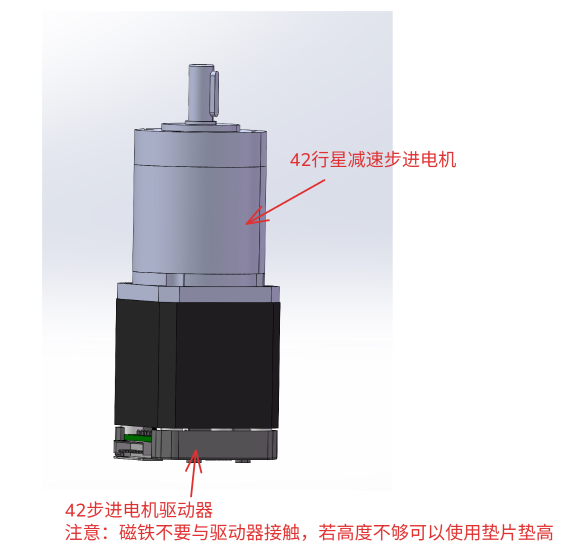
#> input picture 4. Other/Images/install_01.jpg, 1167 x 1118 px, given as the content of the folder ./image, which was not available (shown at 1/2 size)
$ python img_process.py
#> lines starting #> are read from the running program, lines starting #| are printed output that depends on the picture; pictures that were not available may be replaced by others from this repository, and a replacement may not be noted
import cv2
import os
import glob
import argparse

def resize_and_pad_images(input_folder="./image", output_folder="./processed_images", target_size=(640, 640)):
    """
    将指定文件夹中的所有图片调整为指定大小，使用黑色填充以保持宽高比

    参数:
    input_folder: 输入图片文件夹路径
    output_folder: 输出图片文件夹路径
    target_size: 目标尺寸 (宽, 高)
    """
#> called with input_folder = './image', output_folder = './processed_images', target_size = (640, 640)

    # 创建输出文件夹（如果不存在）
    if not os.path.exists(output_folder):
        os.makedirs(output_folder)

    # 支持的图片格式
    extensions = ['*.jpg', '*.jpeg', '*.png', '*.bmp', '*.tiff']

    # 获取所有图片文件
    image_files = []
    for extension in extensions:
        image_files.extend(glob.glob(os.path.join(input_folder, extension)))
        image_files.extend(glob.glob(os.path.join(input_folder, extension.upper())))

    if not image_files:
        print(f"在 {input_folder} 文件夹中没有找到图片文件")
        return

    print(f"找到 {len(image_files)} 个图片文件")

    # 处理每个图片文件
    for i, image_path in enumerate(image_files):
        try:
            # 读取图片
            img = cv2.imread(image_path)
#> img is the input picture: shape (1118, 1167, 3); mean B, G, R 224.6, 220.8, 222.5
            if img is None:
                print(f"无法读取图片: {image_path}")
                continue

            # 获取原始尺寸
            original_height, original_width = img.shape[:2]
#> original_height = 1118; original_width = 1167

            # 计算缩放比例，保持宽高比
            scale = min(target_size[0] / original_width, target_size[1] / original_height)
#> scale = 0.548

            # 计算新尺寸
            new_width = int(original_width * scale)
#> new_width = 640
            new_height = int(original_height * scale)
#> new_height = 613

            # 调整图片大小
            resized_img = cv2.resize(img, (new_width, new_height), interpolation=cv2.INTER_AREA)
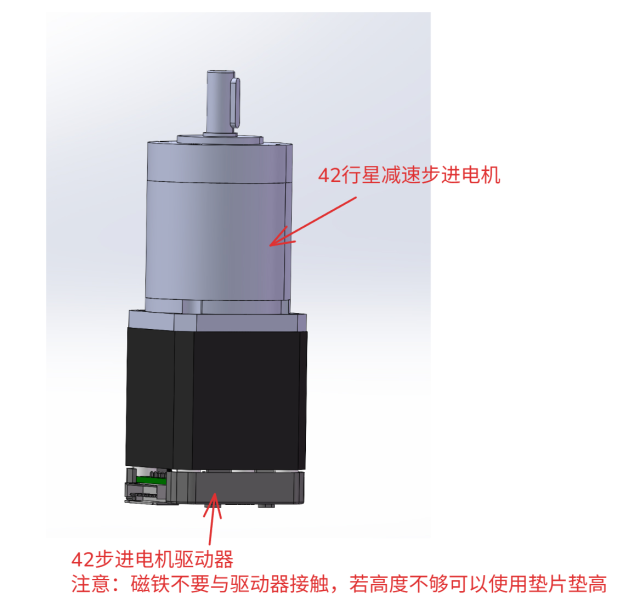
#> resized_img: shape (613, 640, 3); mean B, G, R 224.6, 220.8, 222.5

            # 创建黑色背景图片
            padded_img = cv2.resize(img, target_size, interpolation=cv2.INTER_AREA)
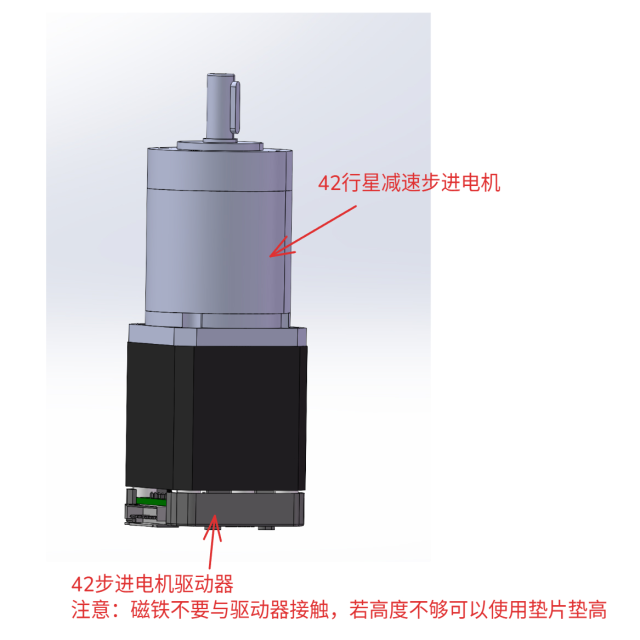
#> padded_img: shape (640, 640, 3); mean B, G, R 224.6, 220.8, 222.5
            padded_img[:] = (0, 0, 0)  # 黑色填充
#> padded_img: shape (640, 640, 3); every value is 0

            # 计算在黑色背景上的位置（居中）
            x_offset = (target_size[0] - new_width) // 2
#> x_offset = 0
            y_offset = (target_size[1] - new_height) // 2
#> y_offset = 13

            # 将调整大小后的图片放在黑色背景上
            padded_img[y_offset:y_offset+new_height, x_offset:x_offset+new_width] = resized_img
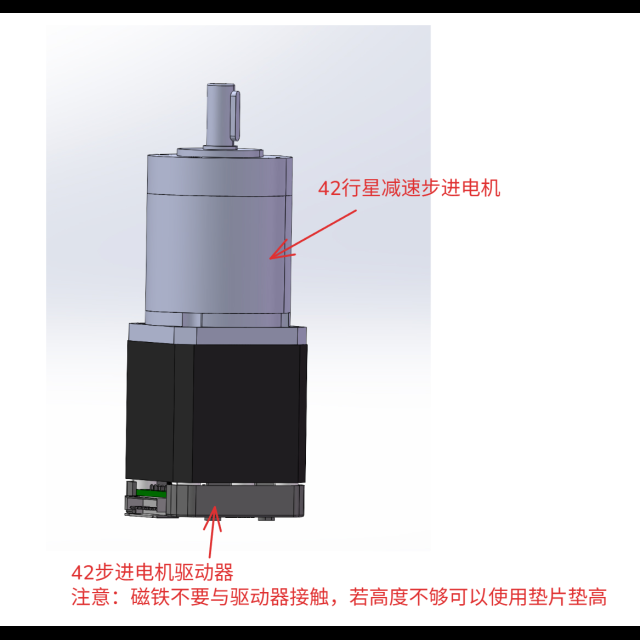
#> padded_img: shape (640, 640, 3); mean B, G, R 215.1, 211.5, 213.1

            # 生成输出文件路径
            filename = os.path.basename(image_path)
            output_path = os.path.join(output_folder, filename)

            # 保存处理后的图片
            cv2.imwrite(output_path, padded_img)
            print(f"已处理 {i+1}/{len(image_files)}: {output_path}")

        except Exception as e:
            print(f"处理图片 {image_path} 时出错: {str(e)}")

    print(f"所有图片已处理完成，结果保存在 {output_folder} 文件夹中")

def main():
    parser = argparse.ArgumentParser(description='将图片调整为指定大小并用黑色填充')
    parser.add_argument('-i', '--input', default='./image', help='输入图片文件夹路径')
    parser.add_argument('-o', '--output', default='./processed_images', help='输出图片文件夹路径')
    parser.add_argument('-s', '--size', nargs=2, type=int, default=[640, 640],
                        help='目标尺寸，格式为 宽 高，例如：-s 640 640')

    args = parser.parse_args()

    resize_and_pad_images(
        input_folder=args.input,
        output_folder=args.output,
        target_size=tuple(args.size)
    )

if __name__ == "__main__":
    main()
